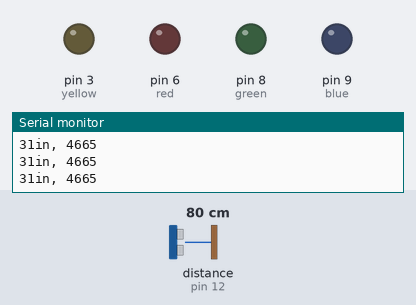
Bench run of a sketch on a simulated Arduino Uno, built with avr-gcc and run on an emulated ATmega328P. On the bench: output pins drawn as LEDs (lit = HIGH), the last lines printed to the serial monitor. Wiring (inferred from the names in the program): ultrasonic range finder: trigger pin 11; echo pin 12. Dashed ring = blinking. The inputs (shaded band) are chosen by the test bench; at power-on: distance to the obstacle (sensor on pin 12) 80 cm. The echo pulse lasts 58.3 µs per cm; pins used as bus, display or sensor lines are not drawn.

Above: at 1.2 s.
1.3 s: distance to the obstacle (sensor on pin 12) set to 74 cm
At 2.3 s:
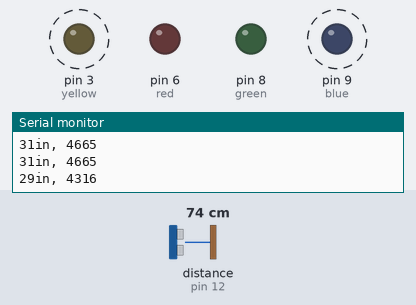
4.3 s: distance to the obstacle (sensor on pin 12) set to 59 cm
7.3 s: distance to the obstacle (sensor on pin 12) set to 53 cm
At 8.1 s:
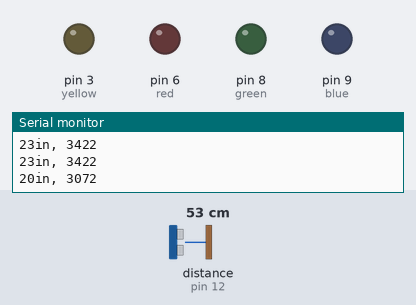
9.0 s: distance to the obstacle (sensor on pin 12) set to 48 cm
At 9.38 s:
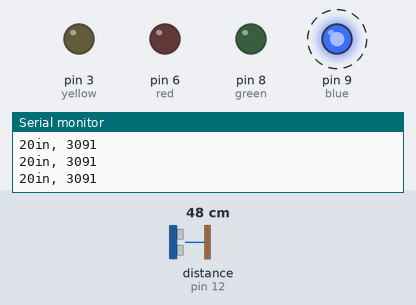
12.0 s: distance to the obstacle (sensor on pin 12) set to 2 cm
15.0 s: distance to the obstacle (sensor on pin 12) set to 120 cm
At 15.65 s:
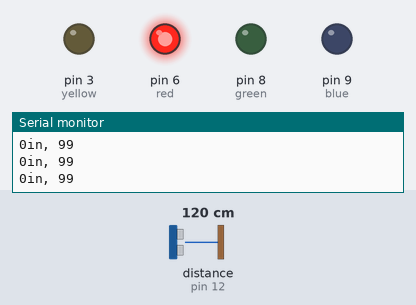
Timing chart, 0 to 18.0 s (numbered marks = the images above; inputs shaded):
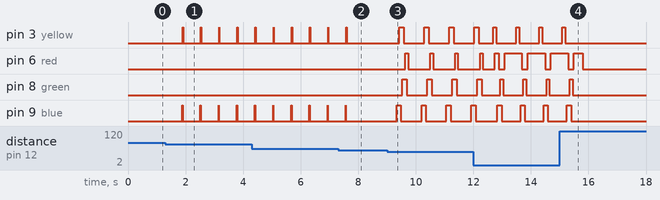

The sketch:

Contactless_DJ_Light_Show.ino
```cpp
#include <SoftwareSerial.h>

/*
* Code for an Arduino system that would play music and flash lights depending on
* proximity to an ultrasonic sensor.  Music is played by sending MIDI signals to
* a digitial audio software, which would then produce the sound.
*
*   Hope Crisafi, Matthew Bohl
*   11/17/2022
*/

//rx, tx pins. pin 5 is the transmit pin
SoftwareSerial SerialMIDI(4,5);

//motion sensor pins
int trigPin = 11;
int echoPin = 12;

//LED pins
int green = 8;
int blue = 9;
int red = 6;
int yellow = 3;

//motion sensor variables
int duration;
int inches;

/*
*   A function that sends a MIDI note signal
*   param note: a musical note to plat
*   param velocity: note velocity; loudness
*   param duration: the duration of the note (ms)
*/
void midiNoteOn(byte note, byte velocity, int duration) {
  SerialMIDI.write(0x90);
  SerialMIDI.write(note);
  SerialMIDI.write(velocity);
  delay(duration);
  SerialMIDI.write(0x80);
  SerialMIDI.write(note);
  SerialMIDI.write(velocity);
}

/*
* Turns all lights off
*/
void lightsOff(){
  digitalWrite(green, LOW);
  digitalWrite(red, LOW);
  digitalWrite(blue, LOW);
  digitalWrite(yellow, LOW);
}

/*
* Light sequence for closest sensor proximity
*/
void lightSequenceOne(){
  digitalWrite(yellow, HIGH);
  delay(50);
  digitalWrite(red, HIGH);
  delay(50);
  digitalWrite(yellow, LOW);
  delay(50);
  digitalWrite(blue, HIGH);
  delay(50);
  digitalWrite(red, LOW);
  delay(50);
  digitalWrite(green, HIGH);
  delay(50);
  digitalWrite(blue, LOW);
   delay(50);
  digitalWrite(green, LOW);
  delay(50);
  digitalWrite(red, HIGH);
  delay(50);
}

/*
* Light sequence for mid-range sensor proximity
*/
void lightSequenceTwo(){
  digitalWrite(blue, HIGH);
  delay(100);
  digitalWrite(yellow, HIGH);
  delay(50);
  digitalWrite(blue, LOW);
  delay(50);
  digitalWrite(green, HIGH);
  delay(50);
  digitalWrite(yellow, LOW);
  delay(50);
  digitalWrite(red, HIGH);
  delay(50);
  digitalWrite(green, LOW);
  delay(50);
  digitalWrite(red, LOW);
}

/*
* Light sequence for furthest sensor proximity
*/
void lightSequenceThree(){
  digitalWrite(blue, HIGH);
  delay(10);
  digitalWrite(blue, LOW);
  delay(10);
  digitalWrite(yellow, HIGH);
  delay(10);
  digitalWrite(yellow, LOW);
}

void setup() {
  Serial.begin (9600);
  SerialMIDI.begin(31250);

  //Define inputs and outputs
  pinMode(trigPin, OUTPUT);
  pinMode(echoPin, INPUT);

  //Define lights
  pinMode(green, OUTPUT);
  pinMode(blue, OUTPUT);
  pinMode(red, OUTPUT);
  pinMode(yellow, OUTPUT);
}

void loop() {
  //motion sensor initialization
  digitalWrite(trigPin, LOW);
  delayMicroseconds(5);
  digitalWrite(trigPin, HIGH);
  delayMicroseconds(10);
  digitalWrite(trigPin, LOW);
  pinMode(echoPin, INPUT);
  duration = pulseIn(echoPin, HIGH);

  //convert the time into a distance
  inches = (duration/2) / 74;

  if (inches < 10){
    midiNoteOn(60, 125, 100);

    lightSequenceOne();
  }
  else if(inches < 20 && inches > 10){
    midiNoteOn(60, 125, 100);
    delay(10);
    midiNoteOn(57, 125, 100);

    lightSequenceTwo();
  }
  else if(inches>20 && inches <30){
    midiNoteOn(60, 125, 100);
    delay(20);
    midiNoteOn(57, 125, 100);
    delay(20);
    midiNoteOn(55, 125, 100);

    lightSequenceThree();
  }
  else{
    lightsOff();
  }
  //print for Serial Monitor
  Serial.print(inches);
  Serial.print("in, ");
  Serial.print(duration);
  Serial.println();
  delay(250);

}
```

Measured:
- the behaviour switches between 77 and 76 cm on distance to the obstacle (sensor on pin 12) (found by bisection; images 0 and 1)
- the behaviour switches between 54 and 53 cm on distance to the obstacle (sensor on pin 12) (found by bisection; images 1 and 2)
- the behaviour switches between 51 and 50 cm on distance to the obstacle (sensor on pin 12) (found by bisection; images 2 and 3)
- after the input at 1.3 s, pin 3 (yellow): alternates HIGH for 0.01 s and LOW for 0.62 s, starting after 0.60 s; pin 9 (blue): alternates HIGH for 0.01 s and LOW for 0.62 s, starting after 0.58 s
- after the input at 7.3 s, pin 3 (yellow), pin 9 (blue): goes on until 7.6 s, then stays LOW
- after the input at 9.0 s, pin 3 (yellow): alternates HIGH for 0.15 s and LOW for 0.72 s, starting after 0.43 s; pin 6 (red): alternates HIGH for 0.10 s and LOW for 0.77 s, starting after 0.63 s
- after the input at 15.0 s, pin 3 (yellow): goes on until 15.2 s, then stays LOW; pin 8 (green), pin 9 (blue): goes on until 15.4 s, then stays LOW
